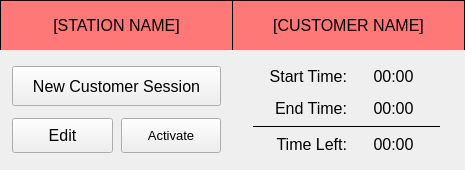
<?xml version="1.0" encoding="UTF-8"?>
<ui version="4.0">
 <class>frame_station_1</class>
 <widget class="QWidget" name="frame_station_1">
  <property name="geometry">
   <rect>
    <x>0</x>
    <y>0</y>
    <width>465</width>
    <height>170</height>
   </rect>
  </property>
  <property name="minimumSize">
   <size>
    <width>430</width>
    <height>170</height>
   </size>
  </property>
  <property name="maximumSize">
   <size>
    <width>510</width>
    <height>190</height>
   </size>
  </property>
  <property name="windowTitle">
   <string>Form</string>
  </property>
  <property name="styleSheet">
   <string notr="true">QWidget {
	font: 12pt &quot;Segoe UI&quot;;
}
QWidget[stationFrame=&quot;true&quot;] {
	border: 1px solid black;
}
QLabel[labelFrame=&quot;true&quot;] {
	border-bottom: 1px solid black;
}</string>
  </property>
  <property name="stationFrame" stdset="0">
   <bool>true</bool>
  </property>
  <layout class="QVBoxLayout" name="verticalLayout">
   <property name="spacing">
    <number>0</number>
   </property>
   <property name="leftMargin">
    <number>0</number>
   </property>
   <property name="topMargin">
    <number>0</number>
   </property>
   <property name="rightMargin">
    <number>0</number>
   </property>
   <property name="bottomMargin">
    <number>0</number>
   </property>
   <item>
    <widget class="QFrame" name="frame_labels_1">
     <property name="minimumSize">
      <size>
       <width>0</width>
       <height>50</height>
      </size>
     </property>
     <property name="styleSheet">
      <string notr="true">QFrame {
	background-color: rgb(255, 120, 120);
}</string>
     </property>
     <property name="frameShape">
      <enum>QFrame::HLine</enum>
     </property>
     <property name="frameShadow">
      <enum>QFrame::Plain</enum>
     </property>
     <property name="lineWidth">
      <number>0</number>
     </property>
     <property name="midLineWidth">
      <number>0</number>
     </property>
     <layout class="QHBoxLayout" name="horizontalLayout_3">
      <property name="spacing">
       <number>0</number>
      </property>
      <property name="leftMargin">
       <number>0</number>
      </property>
      <property name="topMargin">
       <number>0</number>
      </property>
      <property name="rightMargin">
       <number>0</number>
      </property>
      <property name="bottomMargin">
       <number>0</number>
      </property>
      <item>
       <widget class="QLabel" name="label_deviceName_1">
        <property name="font">
         <font>
          <family>Segoe UI</family>
          <pointsize>12</pointsize>
          <weight>50</weight>
          <italic>false</italic>
          <bold>false</bold>
         </font>
        </property>
        <property name="styleSheet">
         <string notr="true">border-top: 1px solid black;
border-left: 1px solid black;
border-right: 1px solid black;</string>
        </property>
        <property name="text">
         <string>[STATION NAME]</string>
        </property>
        <property name="alignment">
         <set>Qt::AlignCenter</set>
        </property>
        <property name="wordWrap">
         <bool>true</bool>
        </property>
        <property name="labelFrame" stdset="0">
         <bool>true</bool>
        </property>
       </widget>
      </item>
      <item>
       <widget class="QLabel" name="label_customerName_1">
        <property name="font">
         <font>
          <family>Segoe UI</family>
          <pointsize>12</pointsize>
          <weight>50</weight>
          <italic>false</italic>
          <bold>false</bold>
         </font>
        </property>
        <property name="styleSheet">
         <string notr="true">border-top: 1px solid black;
border-right: 1px solid black;</string>
        </property>
        <property name="text">
         <string>[CUSTOMER NAME]</string>
        </property>
        <property name="alignment">
         <set>Qt::AlignCenter</set>
        </property>
        <property name="wordWrap">
         <bool>true</bool>
        </property>
        <property name="labelFrame" stdset="0">
         <bool>true</bool>
        </property>
       </widget>
      </item>
     </layout>
    </widget>
   </item>
   <item>
    <layout class="QHBoxLayout" name="frame_contents_1">
     <property name="spacing">
      <number>0</number>
     </property>
     <item>
      <layout class="QGridLayout" name="gridLayout_contentsLeft_1" columnstretch="0,0">
       <property name="leftMargin">
        <number>12</number>
       </property>
       <property name="topMargin">
        <number>12</number>
       </property>
       <property name="rightMargin">
        <number>12</number>
       </property>
       <property name="bottomMargin">
        <number>12</number>
       </property>
       <property name="spacing">
        <number>8</number>
       </property>
       <item row="1" column="0">
        <widget class="QPushButton" name="pushButton_edit_1">
         <property name="minimumSize">
          <size>
           <width>0</width>
           <height>35</height>
          </size>
         </property>
         <property name="font">
          <font>
           <family>Segoe UI</family>
           <pointsize>12</pointsize>
           <weight>50</weight>
           <italic>false</italic>
           <bold>false</bold>
          </font>
         </property>
         <property name="text">
          <string>Edit</string>
         </property>
        </widget>
       </item>
       <item row="1" column="1">
        <widget class="QPushButton" name="pushButton_toggleState_1">
         <property name="minimumSize">
          <size>
           <width>0</width>
           <height>35</height>
          </size>
         </property>
         <property name="maximumSize">
          <size>
           <width>16777215</width>
           <height>35</height>
          </size>
         </property>
         <property name="font">
          <font>
           <family>Segoe UI</family>
           <pointsize>10</pointsize>
           <weight>50</weight>
           <italic>false</italic>
           <bold>false</bold>
          </font>
         </property>
         <property name="styleSheet">
          <string notr="true">font: 10pt &quot;Segoe UI&quot;;</string>
         </property>
         <property name="text">
          <string>Activate</string>
         </property>
        </widget>
       </item>
       <item row="0" column="0" colspan="2">
        <widget class="QPushButton" name="pushButton_newSession_1">
         <property name="minimumSize">
          <size>
           <width>0</width>
           <height>40</height>
          </size>
         </property>
         <property name="font">
          <font>
           <family>Segoe UI</family>
           <pointsize>12</pointsize>
           <weight>50</weight>
           <italic>false</italic>
           <bold>false</bold>
          </font>
         </property>
         <property name="text">
          <string>New Customer Session</string>
         </property>
        </widget>
       </item>
      </layout>
     </item>
     <item>
      <layout class="QGridLayout" name="gridLayout_contentsRight_1">
       <property name="leftMargin">
        <number>20</number>
       </property>
       <property name="topMargin">
        <number>10</number>
       </property>
       <property name="rightMargin">
        <number>25</number>
       </property>
       <property name="bottomMargin">
        <number>10</number>
       </property>
       <item row="3" column="1">
        <widget class="QLabel" name="label_timeLeftValue_1">
         <property name="font">
          <font>
           <family>Segoe UI</family>
           <pointsize>12</pointsize>
           <weight>50</weight>
           <italic>false</italic>
           <bold>false</bold>
          </font>
         </property>
         <property name="text">
          <string>00:00</string>
         </property>
         <property name="alignment">
          <set>Qt::AlignCenter</set>
         </property>
        </widget>
       </item>
       <item row="2" column="0" colspan="2">
        <widget class="Line" name="line_time_1">
         <property name="autoFillBackground">
          <bool>false</bool>
         </property>
         <property name="frameShadow">
          <enum>QFrame::Plain</enum>
         </property>
         <property name="lineWidth">
          <number>0</number>
         </property>
         <property name="midLineWidth">
          <number>1</number>
         </property>
         <property name="orientation">
          <enum>Qt::Horizontal</enum>
         </property>
        </widget>
       </item>
       <item row="0" column="0">
        <widget class="QLabel" name="label_startTime_1">
         <property name="font">
          <font>
           <family>Segoe UI</family>
           <pointsize>12</pointsize>
           <weight>50</weight>
           <italic>false</italic>
           <bold>false</bold>
          </font>
         </property>
         <property name="text">
          <string>Start Time:</string>
         </property>
         <property name="alignment">
          <set>Qt::AlignRight|Qt::AlignTrailing|Qt::AlignVCenter</set>
         </property>
         <property name="indent">
          <number>0</number>
         </property>
        </widget>
       </item>
       <item row="0" column="1">
        <widget class="QLabel" name="label_startTimeValue_1">
         <property name="font">
          <font>
           <family>Segoe UI</family>
           <pointsize>12</pointsize>
           <weight>50</weight>
           <italic>false</italic>
           <bold>false</bold>
          </font>
         </property>
         <property name="text">
          <string>00:00</string>
         </property>
         <property name="alignment">
          <set>Qt::AlignCenter</set>
         </property>
        </widget>
       </item>
       <item row="1" column="0">
        <widget class="QLabel" name="label_endTime_1">
         <property name="sizePolicy">
          <sizepolicy hsizetype="Preferred" vsizetype="Preferred">
           <horstretch>0</horstretch>
           <verstretch>0</verstretch>
          </sizepolicy>
         </property>
         <property name="font">
          <font>
           <family>Segoe UI</family>
           <pointsize>12</pointsize>
           <weight>50</weight>
           <italic>false</italic>
           <bold>false</bold>
          </font>
         </property>
         <property name="text">
          <string>End Time:</string>
         </property>
         <property name="alignment">
          <set>Qt::AlignRight|Qt::AlignTrailing|Qt::AlignVCenter</set>
         </property>
         <property name="indent">
          <number>0</number>
         </property>
        </widget>
       </item>
       <item row="1" column="1">
        <widget class="QLabel" name="label_endTimeValue_1">
         <property name="font">
          <font>
           <family>Segoe UI</family>
           <pointsize>12</pointsize>
           <weight>50</weight>
           <italic>false</italic>
           <bold>false</bold>
          </font>
         </property>
         <property name="text">
          <string>00:00</string>
         </property>
         <property name="alignment">
          <set>Qt::AlignCenter</set>
         </property>
        </widget>
       </item>
       <item row="3" column="0">
        <widget class="QLabel" name="label_timeLeft_1">
         <property name="font">
          <font>
           <family>Segoe UI</family>
           <pointsize>12</pointsize>
           <weight>50</weight>
           <italic>false</italic>
           <bold>false</bold>
          </font>
         </property>
         <property name="text">
          <string>Time Left:</string>
         </property>
         <property name="alignment">
          <set>Qt::AlignRight|Qt::AlignTrailing|Qt::AlignVCenter</set>
         </property>
         <property name="indent">
          <number>0</number>
         </property>
        </widget>
       </item>
      </layout>
     </item>
    </layout>
   </item>
  </layout>
 </widget>
 <resources/>
 <connections/>
</ui>
